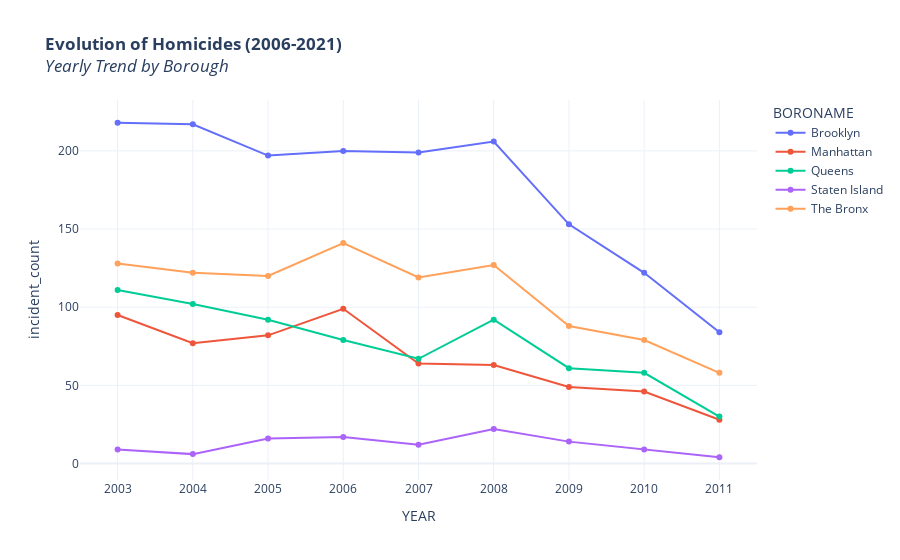

The code cell stored with this chart in its notebook:
### Code cell
df_trend = result_trend


fig_trend = px.line(
    df_trend, 
    x='YEAR', 
    y='incident_count', 
    color='BORONAME', 
    title='<b>Evolution of Homicides (2006-2021)</b><br><i>Yearly Trend by Borough</i>',
    markers=True, 
    template='plotly_white'
)

fig_trend.show()

### Figure 1 — Plotly figure (JSON) as saved in the notebook; plotly's stock layout.template omitted (floating-point values rounded to 4 significant figures)
{"data": [{"hovertemplate": "BORONAME=Brooklyn<br>YEAR=%{x}<br>incident_count=%{y}<extra></extra>", "legendgroup": "Brooklyn", "line": {"color": "#636efa", "dash": "solid"}, "marker": {"symbol": "circle"}, "mode": "lines+markers", "name": "Brooklyn", "orientation": "v", "showlegend": true, "type": "scatter", "x": [2003, 2004, 2005, 2006, 2007, 2008, 2009, 2010, 2011], "xaxis": "x", "y": [218, 217, 197, 200, 199, 206, 153, 122, 84], "yaxis": "y"}, {"hovertemplate": "BORONAME=Manhattan<br>YEAR=%{x}<br>incident_count=%{y}<extra></extra>", "legendgroup": "Manhattan", "line": {"color": "#EF553B", "dash": "solid"}, "marker": {"symbol": "circle"}, "mode": "lines+markers", "name": "Manhattan", "orientation": "v", "showlegend": true, "type": "scatter", "x": [2003, 2004, 2005, 2006, 2007, 2008, 2009, 2010, 2011], "xaxis": "x", "y": [95, 77, 82, 99, 64, 63, 49, 46, 28], "yaxis": "y"}, {"hovertemplate": "BORONAME=Queens<br>YEAR=%{x}<br>incident_count=%{y}<extra></extra>", "legendgroup": "Queens", "line": {"color": "#00cc96", "dash": "solid"}, "marker": {"symbol": "circle"}, "mode": "lines+markers", "name": "Queens", "orientation": "v", "showlegend": true, "type": "scatter", "x": [2003, 2004, 2005, 2006, 2007, 2008, 2009, 2010, 2011], "xaxis": "x", "y": [111, 102, 92, 79, 67, 92, 61, 58, 30], "yaxis": "y"}, {"hovertemplate": "BORONAME=Staten Island<br>YEAR=%{x}<br>incident_count=%{y}<extra></extra>", "legendgroup": "Staten Island", "line": {"color": "#ab63fa", "dash": "solid"}, "marker": {"symbol": "circle"}, "mode": "lines+markers", "name": "Staten Island", "orientation": "v", "showlegend": true, "type": "scatter", "x": [2003, 2004, 2005, 2006, 2007, 2008, 2009, 2010, 2011], "xaxis": "x", "y": [9, 6, 16, 17, 12, 22, 14, 9, 4], "yaxis": "y"}, {"hovertemplate": "BORONAME=The Bronx<br>YEAR=%{x}<br>incident_count=%{y}<extra></extra>", "legendgroup": "The Bronx", "line": {"color": "#FFA15A", "dash": "solid"}, "marker": {"symbol": "circle"}, "mode": "lines+markers", "name": "The Bronx", "orientation": "v", "showlegend": true, "type": "scatter", "x": [2003, 2004, 2005, 2006, 2007, 2008, 2009, 2010, 2011], "xaxis": "x", "y": [128, 122, 120, 141, 119, 127, 88, 79, 58], "yaxis": "y"}], "layout": {"legend": {"title": {"text": "BORONAME"}, "tracegroupgap": 0}, "title": {"text": "<b>Evolution of Homicides (2006-2021)</b><br><i>Yearly Trend by Borough</i>"}, "xaxis": {"anchor": "y", "domain": [0, 1], "title": {"text": "YEAR"}}, "yaxis": {"anchor": "x", "domain": [0, 1], "title": {"text": "incident_count"}}}}
